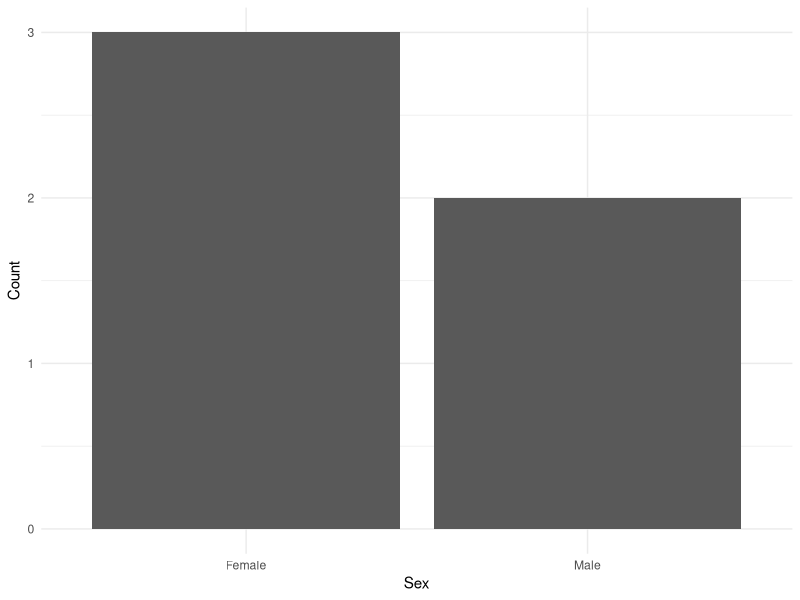
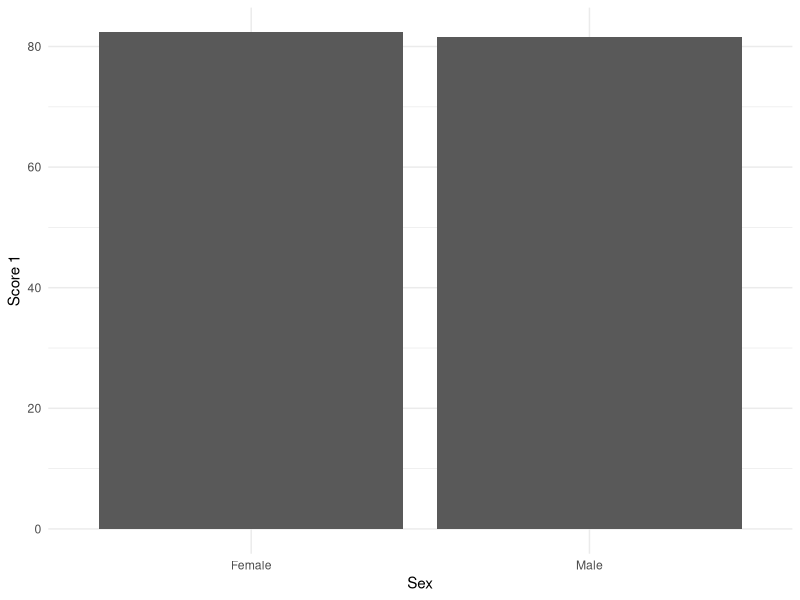

R code for these plots, in order:
## ---- chunk 1
knitr::opts_chunk$set(echo = FALSE)
## ---- chunk 2
an_object <- 2 + 1
an_object
## ---- chunk 3
another_object <- 10
sum_of_objects <- an_object + another_object
sum_of_objects
## ---- chunk 4
class(sum_of_objects)
## ---- chunk 5
participant <- as.factor(c(1,2,3,4,5))
sex <- c("Female", "Male", "Male", "Female", "Female")
age <- c(16.5, 21.4, 20.1, 18.2, 17.3)
score_1 <- c(85, 90, 73, 70, 92)
score_2 <- c(87, 89, 85, 88, 97)
my_data_frame <- cbind.data.frame(participant, sex, age, 
                score_1, score_2)
my_data_frame
## ---- chunk 6
my_data_frame[3,4]
## ---- chunk 7
my_data_frame$difference <- my_data_frame$score_2 - 
  my_data_frame$score_1
my_data_frame$difference
## ---- chunk 8
mean(my_data_frame$age)
range(my_data_frame$age)
levels(my_data_frame$sex)
## ---- chunk 9
mean(my_data_frame$score_1[my_data_frame$sex == "Female"])
mean(my_data_frame$score_1[my_data_frame$sex == "Male"])
## ---- chunk 10
t.test(my_data_frame$score_1 ~ my_data_frame$sex)
## ---- chunk 11
t.test(my_data_frame$difference)
## ---- chunk 12
# Install the needed package 
# (you only need to do this once)
# Note how I've 'commented' this out 
# using hashtags

# install.packages('tidyverse')
library(tidyverse)
## ---- chunk 13
ggplot(my_data_frame, aes(x = sex)) +
  geom_histogram(stat = "count") +
  xlab("Sex") + ylab("Count") +
  theme_minimal()
## ---- chunk 14
ggplot(my_data_frame, aes(x = sex, y = score_1)) +
  stat_summary(fun = mean, geom = "bar") +
  stat_summary(fun.data = mean_cl_normal, geom = "errorbar", width = .2) +
  xlab("Sex") + ylab("Score 1") +
  theme_minimal()
